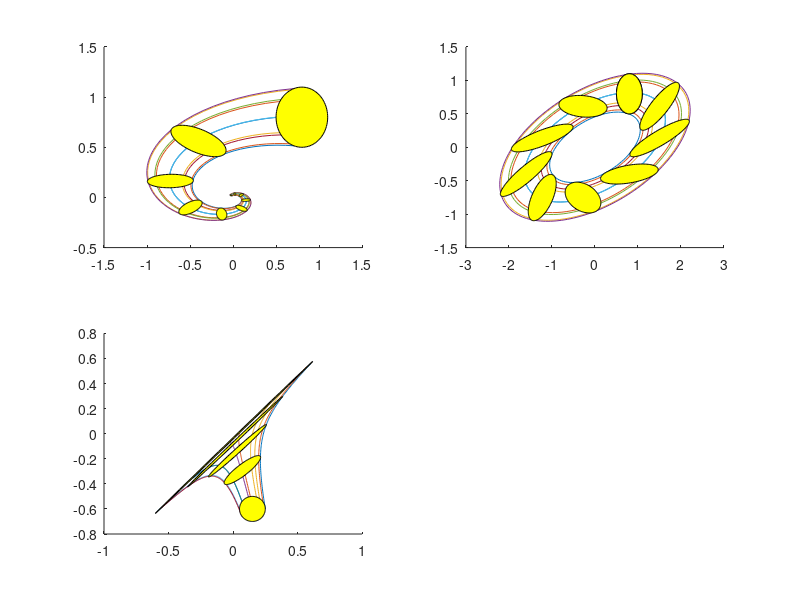

Source code (MATLAB):
function tracer()
    %Pour A1 et A2
    load A1.mat;
    load A2.mat;
    y01 = zeros(2,10);
    for j=1:10
        t=2*(j-1)*pi/10;
        y01(:,j) = [0.8;0.8]+0.3*[cos(t);sin(t)];
    end    
    tf=2*pi/sqrt(3);
    h=tf/99;
    t=0:h:tf;
    y1=zeros(2,100,10);
    y2=zeros(2,100,10);
    y1(:,1,:)=y01;
    y2(:,1,:)=y01;
    for j=2:100
         y1(:,j,:)=expm(t(j)*A1)*y01;
         y2(:,j,:)=expm(t(j)*A2)*y01;
    end   
    %Pour A3
    load A3.mat;
    y02 = zeros(2,10);
    for j=1:10
        t=2*(j-1)*pi/10;
        y02(:,j) = [0.15;-0.6]+0.1*[cos(t);sin(t)];
    end    
    tf=1;
    h=tf/99;
    t=0:h:tf;
    y3=zeros(2,100,10);
    y3(:,1,:)=y02;
    for j=2:100
         y3(:,j,:)=expm(t(j)*A3)*y02;
    end   
    %Plot
    figure;
    axis equal
    subplot(221);
    hold on;
    for k=1:10
        plot(y1(1,:,k),y1(2,:,k));
    end
    subplot(222);
    hold on;
    for k=1:10
        plot(y2(1,:,k),y2(2,:,k));
    end
    subplot(223);
    hold on;
    for k=1:10
        plot(y3(1,:,k),y3(2,:,k));
    end
    %Plot flot 1 et 2
    tf=2*pi/sqrt(3);
    h=tf/99;
    t=0:h:tf;
    iflot=linspace(1,100,10); %nombre de flot
    for i=iflot
        y01 = zeros(2,100);
        for j=1:100
            tc=2*(j-1)*pi/100;
            y01(:,j) = [0.8;0.8]+0.3*[cos(tc);sin(tc)];
        end 
        aux=expm(t(i)*A1)*y01;
        subplot(221);
        hold on;
        fill(aux(1,:),aux(2,:),'y');
        aux=expm(t(i)*A2)*y01;
        subplot(222);
        hold on;
        fill(aux(1,:),aux(2,:),'y');
    end  
    %Plot flot 3
    tf=1;
    h=tf/99;
    t=0:h:tf;
    iflot=floor(linspace(1,100,5)); %nombre de flot
    for i=iflot
        y02 = zeros(2,100);
        for j=1:100
            tc=2*(j-1)*pi/100;
            y02(:,j) = [0.15;-0.6]+0.1*[cos(tc);sin(tc)];
        end 
        aux=expm(t(i)*A3)*y02;
        subplot(223);
        hold on;
        fill(aux(1,:),aux(2,:),'y');
    end    
      
   